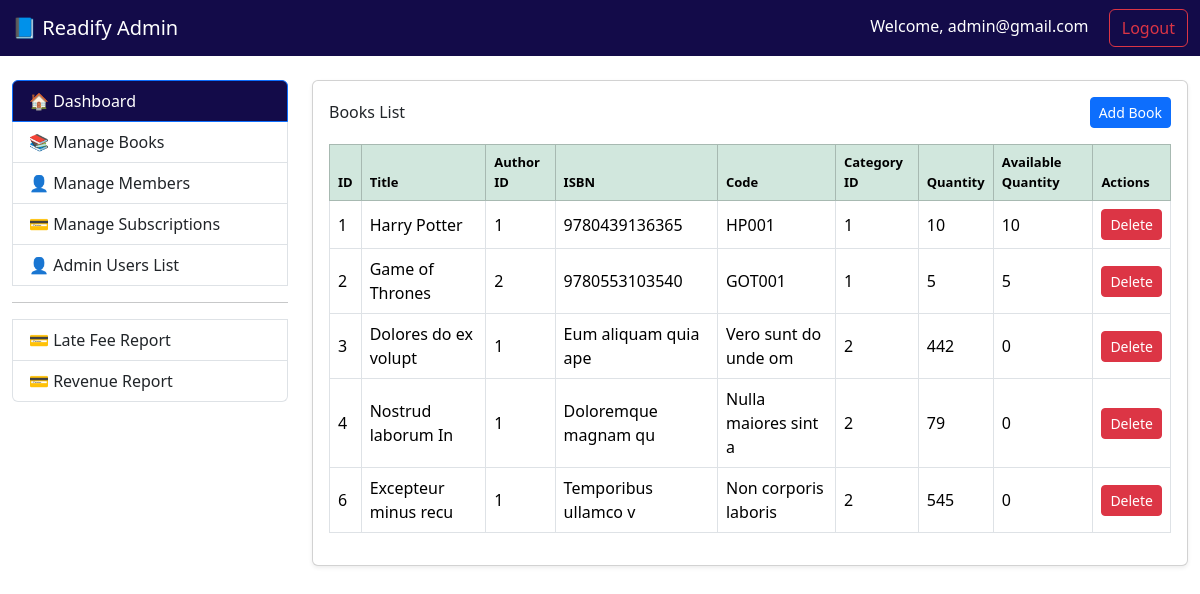
The page /books (signed in) on the database its author committed.
### tables this page shows
CREATE TABLE `books` (
  `id` int(11) NOT NULL,
  `title` varchar(255) NOT NULL,
  `author_id` int(11) DEFAULT NULL,
  `isbn` varchar(20) DEFAULT NULL,
  `code` varchar(20) DEFAULT NULL,
  `category_id` int(11) DEFAULT NULL,
  `quantity` int(11) NOT NULL,
  `available_quantity` int(11) NOT NULL,
  `created_at` timestamp NOT NULL DEFAULT current_timestamp(),
  `updated_at` timestamp NOT NULL DEFAULT current_timestamp() ON UPDATE current_timestamp()
);

### core/Controller.php (called while the page is built, shortened)
<?php
abstract class Controller {
    protected function view($view, $data = []) {
        extract($data);
        require_once "../views/{$view}.php";
    }
}

### controllers/BookController.php (called while the page is built, shortened)
<?php
require_once '../core/Controller.php';
require_once '../models/Book.php';
class BookController extends Controller {
    public function index() {
        try {
            $bookModel = new Book();
            $books = $bookModel->getBooks();
            $authors = $bookModel->getAuthors();
            $categories = $bookModel->getCategories();
            return $this->view('Books', [
                'books' => $books,
                'authors' => $authors,
                'categories' => $categories
            ]);
        } catch (\Exception $e) {
            error_log($e->getMessage());
            echo "An error occurred while loading the page.";
        }
    }
}

### public/index.php (called while the page is built, shortened)
<?php
require_once '../routes/web.php';

### core/Model.php (called while the page is built, shortened)
<?php
require_once __DIR__ . '/../config/Database.php';
abstract class Model {
    public function __construct() {
        $database = new Database();
        $database->connect();
        $this->db = $database->pdo;
    }
}

### config/Database.php (called while the page is built, shortened)
<?php
class Database {
    public function connect() {
        $host = 'localhost';
        $db = 'readify';
        $user = 'root';
        $pass = '';
        $charset = 'utf8mb4';
        $dsn = "mysql:host=$host;dbname=$db;charset=$charset";
        try {
            $this->pdo = new PDO($dsn, $user, $pass);
            $this->pdo->setAttribute(PDO::ATTR_ERRMODE, PDO::ERRMODE_EXCEPTION);
            return $this->pdo;
        } catch (PDOException $e) {
            die("Connection failed: " . $e->getMessage());
        }
    }
}

### models/Book.php (called while the page is built, shortened)
<?php
require_once '../core/Model.php';
class Book extends Model {
    public function getBooks() {
        try {
            $stmt = $this->db->prepare("
                SELECT books.*, authors.name AS author_name, categories.name AS category_name
                FROM books
                LEFT JOIN authors ON books.author_id = authors.id
                LEFT JOIN categories ON books.category_id = categories.id
            ");
            $stmt->execute();
            return $stmt->fetchAll(PDO::FETCH_OBJ);
        } catch (PDOException $e) {
            error_log($e->getMessage());
            return [];
        }
    }
}
?>

### core/MakeUrl.php (called while the page is built)
<?php
class MakeUrl
{
    function url($path = '')
    {
        $protocol = (!empty($_SERVER['HTTPS']) && $_SERVER['HTTPS'] !== 'off') ? 'https://' : 'http://';
        $host = $_SERVER['HTTP_HOST'];
        $scriptDir = rtrim(str_replace(basename($_SERVER['SCRIPT_NAME']), '', $_SERVER['SCRIPT_NAME']), '/');
        $baseUrl = $protocol . $host . $scriptDir;
        $baseUrl = rtrim($baseUrl, '/');
        $path = ltrim($path, '/');
        return $baseUrl . '/' . $path;
    }
}
?>

### views/Books.php (the view, shortened to what this page needs)
<?php
    require_once 'layouts/page-header.php';
    require_once 'layouts/navbar.php';
?>
<div class="container-fluid mt-4">
    <div class="row mt-4">
    <?php require_once 'layouts/sidebar.php'; ?>
    <div class="col-md-9">
        <div class="card shadow-sm">
            <div class="card-body">
                <div class="d-flex justify-content-between align-items-center mb-3">
                    <h6 class="mb-0">Books List</h6>
                    <button class="btn btn-primary btn-sm" data-bs-toggle="modal" data-bs-target="#addBookModal">
                        Add Book
                    </button>
                </div>
                    <?php if (!empty($books)) : ?>
                        <div class="table-responsive">
                            <table class="table table-bordered table-hover align-middle">
                                <thead class="table-success">
                                    <tr>
                                        <th>ID</th>
                                        <th>Title</th>
                                        <th>Author ID</th>
                                        <th>ISBN</th>
                                        <th>Code</th>
                                        <th>Category ID</th>
                                        <th>Quantity</th>
                                        <th>Available Quantity</th>
                                        <th>Actions</th>
                                    </tr>
                                </thead>
                                <tbody>
                                    <?php foreach ($books as $book) : ?>
                                        <tr>
                                            <td><?= htmlspecialchars($book->id) ?></td>
                                            <td><?= htmlspecialchars($book->title) ?></td>
                                            <td><?= htmlspecialchars($book->author_id) ?></td>
                                            <td><?= htmlspecialchars($book->isbn) ?></td>
                                            <td><?= htmlspecialchars($book->code) ?></td>
                                            <td><?= htmlspecialchars($book->category_id) ?></td>
                                            <td><?= htmlspecialchars($book->quantity) ?></td>
                                            <td><?= htmlspecialchars($book->available_quantity) ?></td>
                                            <td>
                                                <form method="GET" action="<?php echo $url->url('books/delete'); ?>">
                                                    <button type="submit" name="delete_book" class="btn btn-danger btn-sm" onclick="return confirm('Are you sure you want to delete this book?')">Delete</button>
                                                </form>
                                            </td>
                                        </tr>
                                    <?php endforeach; ?>
                                </tbody>
                            </table>
                        </div>
                    <?php else : ?>
                    <div class="alert alert-info">No books found.</div>
                        <?php endif; ?>
                    </div>
                </div>
        </div>
</div>
</div>
<?php require_once 'layouts/page-footer.php'; ?>

### views/Books.php (style rules this page uses)
th { font-weight: bold; font-size: 13px; }

### rows shown on the page
books: id "1", title "Harry Potter", author "1", isbn "9780439136365", code "HP001", category "1", quantity "10", available_quantity "10"
books: id "2", title "Game of Thrones", author "2", isbn "9780553103540", code "GOT001", category "1", quantity "5", available_quantity "5"
books: id "3", title "Dolores do ex volupt", author "1", isbn "Eum aliquam quia ape", code "Vero sunt do unde om", category "2", quantity "442", available_quantity "0"
books: id "4", title "Nostrud laborum In", author "1", isbn "Doloremque magnam qu", code "Nulla maiores sint a", category "2", quantity "79", available_quantity "0"
books: id "6", title "Excepteur minus recu", author "1", isbn "Temporibus ullamco v", code "Non corporis laboris", category "2", quantity "545", available_quantity "0"

### other values the page prints
$_SESSION['admin']['email'] "admin@gmail.com"
